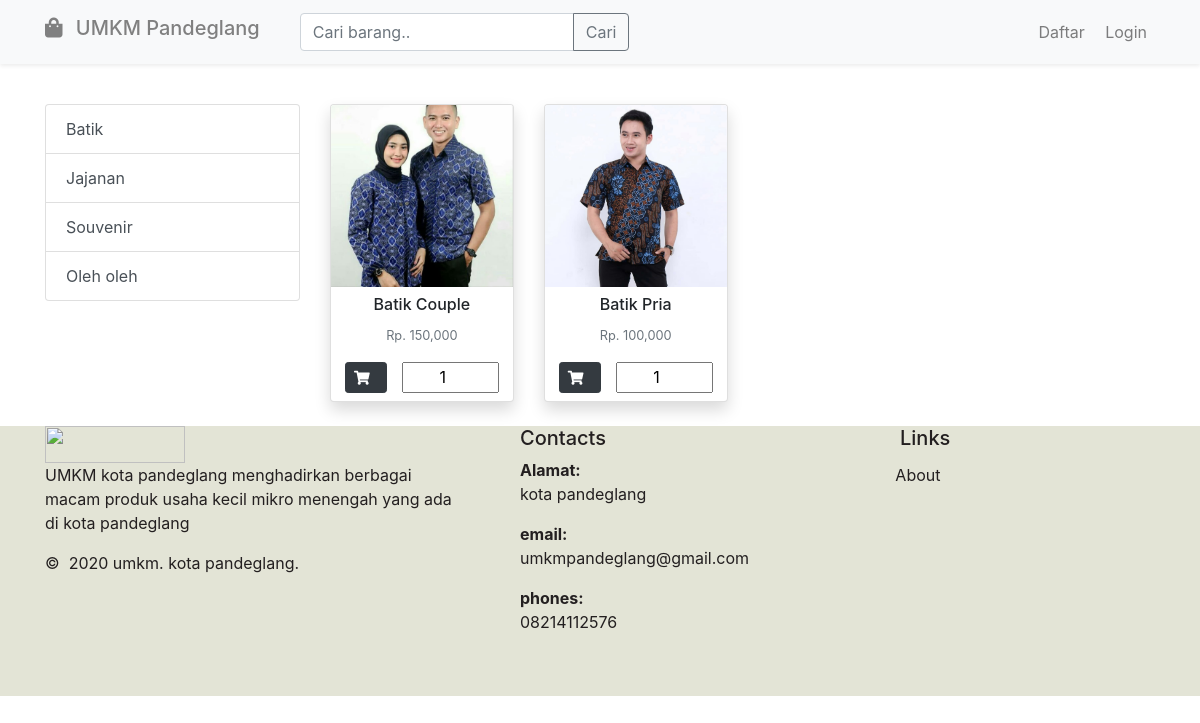
Page /index.php/kategori/batik on the committed database.
### tables this page shows
CREATE TABLE `tb_barang` (
  `id_barang` int(11) NOT NULL,
  `nama_barang` varchar(128) NOT NULL,
  `keterangan` varchar(128) NOT NULL,
  `harga` varchar(128) NOT NULL,
  `id_kategori` int(11) NOT NULL,
  `stok` int(100) NOT NULL,
  `gambar` varchar(128) NOT NULL
);

### application/controllers/Kategori.php (called while the page is built, shortened)
<?php
class Kategori extends CI_Controller
{
   public function __construct()
   {
      $this->load->model('Kategori_model');
   }
   public function batik()
   {
      $data['title'] = 'Kategori Batik';
      $data['batik'] = $this->Kategori_model->batik();
      $this->load->view('home/header', $data);
      $this->load->view('home/topbar');
      $this->load->view('home/kategori/batik', $data);
      $this->load->view('home/footer');
   }
}

### index.php (called while the page is built, shortened)
<?php
require_once BASEPATH.'core/CodeIgniter.php';

### application/models/Kategori_model.php (called while the page is built, shortened)
<?php
class Kategori_model extends CI_Model
{
   public function batik()
   {
      return $this->db->get_where('tb_barang', ['id_kategori'  => '1'])->result_array();
   }
}

### application/views/home/kategori/batik.php (the view, shortened to what this page needs)
<div class="container">
   <div class="row d-flex justify-content-center">
      <div class="col-lg-3">
         <div class="list-group">
            <a href="<?= base_url('kategori/batik') ?>" class="list-group-item list-group-item-action">Batik</a>
            <a href="<?= base_url('kategori/jajanan') ?>" class="list-group-item list-group-item-action">Jajanan</a>
            <a href="<?= base_url('kategori/souvenir') ?>" class="list-group-item list-group-item-action">Souvenir</a>
            <a href="<?= base_url('kategori/oleh_oleh') ?>" class="list-group-item list-group-item-action">Oleh oleh</a>
         </div>
      </div>
      <div class="col-lg-9">
         <div class="row">
            <?php foreach ($batik as $brg) : ?>
               <div class="col-lg-3 col-md-6 mb-4">
                  <div class="card h-100 shadow">
                     <a href="<?= base_url('home/detail/') . $brg['id_barang']; ?>"><img class="card-img-top" src="<?= base_url('public/img/upload/') . $brg['gambar']; ?>"></a>
                     <div class="card-body mx-0 my-0 px-0 py-0 p-2 text-center">
                        <h6>
                           <?= $brg['nama_barang']; ?>
                        </h6>
                        <small class="card-subtitle text-muted">Rp. <?= number_format($brg['harga']); ?></small><br>
                        <div class="d-inline d-flex mt-3 justify-content-center">
                           <button class="tambah_keranjang btn btn-sm btn-dark" data-gambar="<?= $brg['gambar']; ?>" data-produkid="<?= $brg['id_barang']; ?>" data-produknama="<?= $brg['nama_barang']; ?>" data-produkharga="<?= $brg['harga']; ?>"><i class="fas fa-shopping-cart mr-2"></i></button>
                           <input style="text-align: center; margin-left: 15px;" type="number" id="<?= $brg['id_barang']; ?>" name="quantity" min="0" max="100" value="1">
                        </div>
                     </div>
                  </div>
               </div>
            <?php endforeach; ?>
         </div>
      </div>
   </div>
</div>

### assets/shop-pages/css/shop-homepage.css (style rules this page uses)
body { padding-top: 56px; }

### rows in the picture
tb_barang: gambar (picture), nama_barang "Batik Couple", harga "150,000"
tb_barang: gambar (picture), nama_barang "Batik Pria", harga "100,000"
